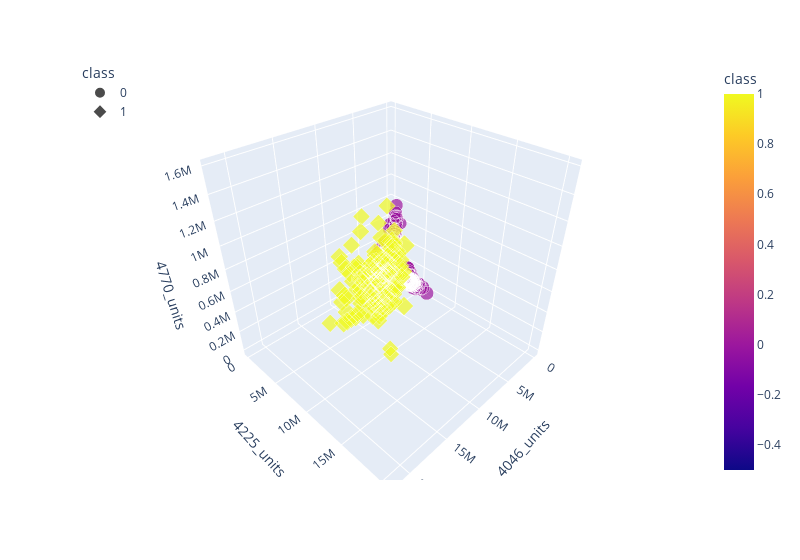
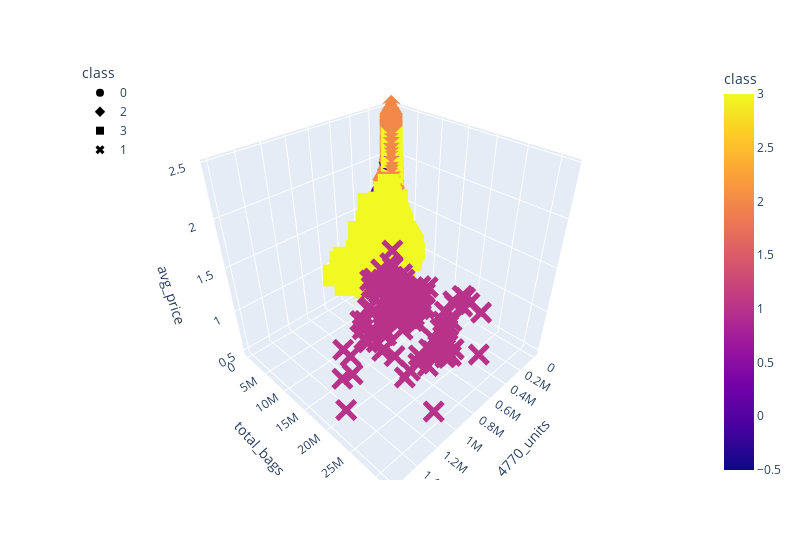

Here is the notebook cell these charts were saved with, in order:
### Code cell
import pandas as pd
import plotly.express as px
import hvplot.pandas
from sklearn.cluster import KMeans

# Initializing model with K = 2 (since we already know there are 2 classes increase or not)
model = KMeans(n_clusters=2, random_state=5)
model

# Fitting model
#model.fit(prices_ml_df)
model.fit(cleaned_cat_df)

predictions = model.predict(cleaned_cat_df)
print(predictions)

cleaned_cat_df["class"] = model.labels_
cleaned_cat_df.head()

import plotly.express as px
import hvplot.pandas

# Create a scatterplot of df_iris
#prices_ml_df.hvplot.scatter(x="4046_ratio_units", y="4225_ratio_units", by="class")

cleaned_cat_df.hvplot.scatter(x="4046_units", y="4225_units", by="class")

# Plotting the clusters with three features
fig = px.scatter_3d(cleaned_cat_df, x="4046_units", y="4225_units", z="4770_units", color="class", symbol="class", size="avg_price",width=800)
fig.update_layout(legend=dict(x=0,y=1))
fig.show()

# plotting with two diff features
cleaned_cat_df.hvplot.scatter(x="4770_units", y="total_bags")

# Function to cluster and plot dataset
def test_cluster_amount(df, clusters):
    model = KMeans(n_clusters=clusters, random_state=5)
    # Fitting model
    model.fit(df)
    # Add a new class column to df_iris
    df["class"] = model.labels_
    
df = cleaned_cat_df.copy()
test_cluster_amount(df, 4)  # clusters 2 - 7
df.hvplot.scatter(x="4770_units", y="total_bags", by="class")

fig = px.scatter_3d(df, x="4770_units", y="total_bags", z="avg_price",
                    color="class", symbol="class", width=800)
fig.update_layout(legend=dict(x=0, y=1))
fig.show()

### Figure 1 — Plotly figure (JSON) as saved in the notebook; plotly's stock layout.template omitted (floating-point values rounded to 4 significant figures; data arrays with more than 128 entries replaced by an {"elided": "..."} marker saying what was removed)
{"data": [{"hovertemplate": "class=%{marker.color}<br>4046_units=%{x}<br>4225_units=%{y}<br>4770_units=%{z}<br>avg_price=%{marker.size}<extra></extra>", "legendgroup": "0", "marker": {"color": {"elided": "10360 int values"}, "coloraxis": "coloraxis", "size": {"elided": "10360 float values"}, "sizemode": "area", "sizeref": 0.00615, "symbol": "circle"}, "mode": "markers", "name": "0", "scene": "scene", "showlegend": true, "type": "scatter3d", "x": {"elided": "10360 float values"}, "y": {"elided": "10360 float values"}, "z": {"elided": "10360 float values"}}, {"hovertemplate": "class=%{marker.color}<br>4046_units=%{x}<br>4225_units=%{y}<br>4770_units=%{z}<br>avg_price=%{marker.size}<extra></extra>", "legendgroup": "1", "marker": {"color": {"elided": "140 int values"}, "coloraxis": "coloraxis", "size": {"elided": "140 float values"}, "sizemode": "area", "sizeref": 0.00615, "symbol": "diamond"}, "mode": "markers", "name": "1", "scene": "scene", "showlegend": true, "type": "scatter3d", "x": {"elided": "140 float values"}, "y": {"elided": "140 float values"}, "z": {"elided": "140 float values"}}], "layout": {"coloraxis": {"colorbar": {"title": {"text": "class"}}, "colorscale": [[0, "#0d0887"], [0.1111, "#46039f"], [0.2222, "#7201a8"], [0.3333, "#9c179e"], [0.4444, "#bd3786"], [0.5556, "#d8576b"], [0.6667, "#ed7953"], [0.7778, "#fb9f3a"], [0.8889, "#fdca26"], [1, "#f0f921"]]}, "legend": {"itemsizing": "constant", "title": {"text": "class"}, "tracegroupgap": 0, "x": 0, "y": 1}, "margin": {"t": 60}, "scene": {"domain": {"x": [0, 1], "y": [0, 1]}, "xaxis": {"title": {"text": "4046_units"}}, "yaxis": {"title": {"text": "4225_units"}}, "zaxis": {"title": {"text": "4770_units"}}}, "width": 800}}

### Figure 2 — Plotly figure (JSON) as saved in the notebook; plotly's stock layout.template omitted (floating-point values rounded to 4 significant figures; data arrays with more than 128 entries replaced by an {"elided": "..."} marker saying what was removed)
{"data": [{"hovertemplate": "class=%{marker.color}<br>4770_units=%{x}<br>total_bags=%{y}<br>avg_price=%{z}<extra></extra>", "legendgroup": "0", "marker": {"color": {"elided": "3905 int values"}, "coloraxis": "coloraxis", "symbol": "circle"}, "mode": "markers", "name": "0", "scene": "scene", "showlegend": true, "type": "scatter3d", "x": {"elided": "3905 float values"}, "y": {"elided": "3905 float values"}, "z": {"elided": "3905 float values"}}, {"hovertemplate": "class=%{marker.color}<br>4770_units=%{x}<br>total_bags=%{y}<br>avg_price=%{z}<extra></extra>", "legendgroup": "2", "marker": {"color": {"elided": "5179 int values"}, "coloraxis": "coloraxis", "symbol": "diamond"}, "mode": "markers", "name": "2", "scene": "scene", "showlegend": true, "type": "scatter3d", "x": {"elided": "5179 float values"}, "y": {"elided": "5179 float values"}, "z": {"elided": "5179 float values"}}, {"hovertemplate": "class=%{marker.color}<br>4770_units=%{x}<br>total_bags=%{y}<br>avg_price=%{z}<extra></extra>", "legendgroup": "3", "marker": {"color": {"elided": "1276 int values"}, "coloraxis": "coloraxis", "symbol": "square"}, "mode": "markers", "name": "3", "scene": "scene", "showlegend": true, "type": "scatter3d", "x": {"elided": "1276 float values"}, "y": {"elided": "1276 float values"}, "z": {"elided": "1276 float values"}}, {"hovertemplate": "class=%{marker.color}<br>4770_units=%{x}<br>total_bags=%{y}<br>avg_price=%{z}<extra></extra>", "legendgroup": "1", "marker": {"color": {"elided": "140 int values"}, "coloraxis": "coloraxis", "symbol": "x"}, "mode": "markers", "name": "1", "scene": "scene", "showlegend": true, "type": "scatter3d", "x": {"elided": "140 float values"}, "y": {"elided": "140 float values"}, "z": {"elided": "140 float values"}}], "layout": {"coloraxis": {"colorbar": {"title": {"text": "class"}}, "colorscale": [[0, "#0d0887"], [0.1111, "#46039f"], [0.2222, "#7201a8"], [0.3333, "#9c179e"], [0.4444, "#bd3786"], [0.5556, "#d8576b"], [0.6667, "#ed7953"], [0.7778, "#fb9f3a"], [0.8889, "#fdca26"], [1, "#f0f921"]]}, "legend": {"title": {"text": "class"}, "tracegroupgap": 0, "x": 0, "y": 1}, "margin": {"t": 60}, "scene": {"domain": {"x": [0, 1], "y": [0, 1]}, "xaxis": {"title": {"text": "4770_units"}}, "yaxis": {"title": {"text": "total_bags"}}, "zaxis": {"title": {"text": "avg_price"}}}, "width": 800}}
